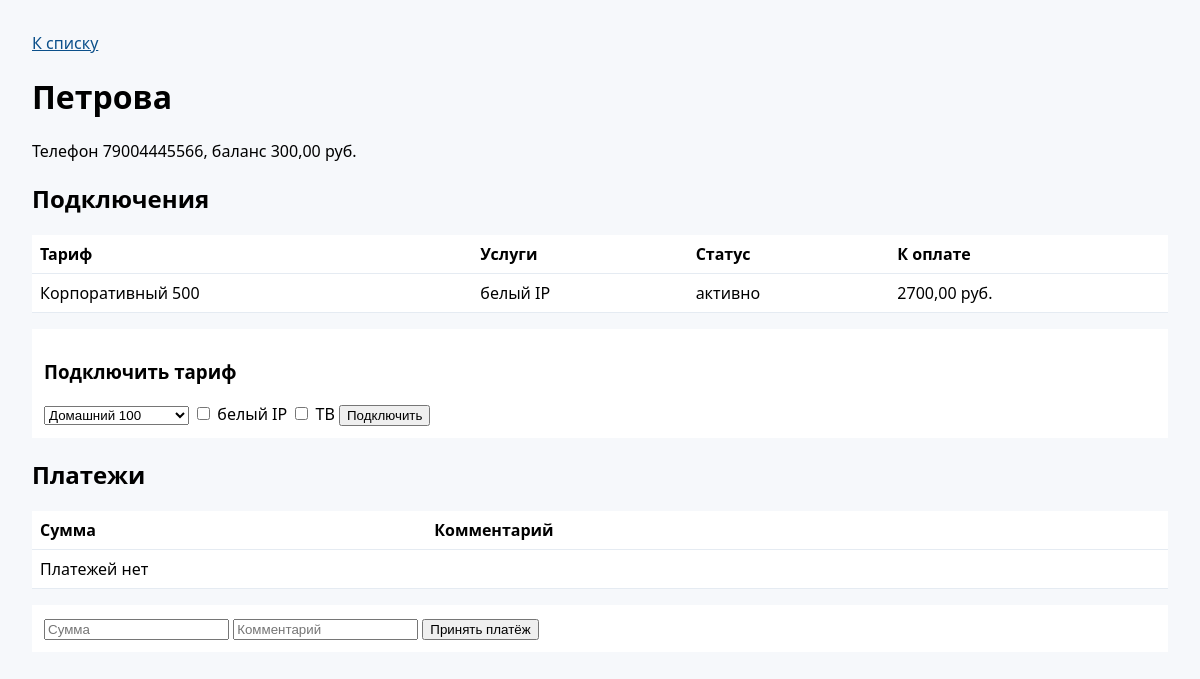
Page /clients/2/ on the committed database.
### billing/models.py (models this page shows, shortened)
class Client(models.Model):
    name = models.CharField("имя", max_length=120)
    phone = models.CharField("телефон", max_length=20)
    balance = models.DecimalField("баланс", max_digits=10, decimal_places=2, default=0)

class Connection(models.Model):
    STATUS = [("active", "активно"), ("suspended", "приостановлено"), ("disabled", "отключено")]
    client = models.ForeignKey(Client, on_delete=models.CASCADE, related_name="connections")
    tariff = models.ForeignKey(Tariff, on_delete=models.PROTECT, related_name="connections")
    services = models.ManyToManyField(Service, blank=True, related_name="connections")
    status = models.CharField("статус", max_length=20, choices=STATUS, default="active")
    started = models.DateField("дата подключения", auto_now_add=True)
    def monthly_total(self):
        extra = sum(service.price for service in self.services.all())
        if self.status != "active":
            return 0
        return self.tariff.price + extra

class Tariff(models.Model):
    name = models.CharField("название", max_length=120)
    speed = models.PositiveIntegerField("скорость, Мбит/с")
    price = models.DecimalField("цена", max_digits=10, decimal_places=2)

class Service(models.Model):
    name = models.CharField("услуга", max_length=120)
    price = models.DecimalField("цена", max_digits=10, decimal_places=2)

### billing/views.py (the view, shortened to what this page needs)
# urls.py: path("clients/<int:client_id>/", views.client_detail, name="client"),
def client_detail(request, client_id):
    client = get_object_or_404(Client, pk=client_id)
    return render(request, "billing/client.html", {
        "client": client,
        "tariffs": Tariff.objects.all(),
        "services": Service.objects.all(),
        "connections": client.connections.select_related("tariff").prefetch_related("services"),
        "payments": client.payments.order_by("-created"),
    })

### templates/billing/client.html (shortened to what this page needs)
<!DOCTYPE html>
<html lang="ru">
<head>
</head>
<body>
  <p><a href="{% url 'index' %}">К списку</a></p>
  <h1>{{ client.name }}</h1>
  <p>Телефон {{ client.phone }}, баланс {{ client.balance }} руб.</p>
  <h2>Подключения</h2>
  <table>
    <tr><th>Тариф</th><th>Услуги</th><th>Статус</th><th>К оплате</th></tr>
    {% for connection in connections %}
    <tr>
      <td>{{ connection.tariff.name }}</td>
      <td>{% for service in connection.services.all %}{{ service.name }} {% empty %}нет{% endfor %}</td>
      <td>{{ connection.get_status_display }}</td>
      <td>{{ connection.monthly_total }} руб.</td>
    </tr>
    {% empty %}
    <tr><td colspan="4">Подключений нет</td></tr>
    {% endfor %}
  </table>
  <form method="post">
    <h3>Подключить тариф</h3>
    <select name="tariff_id">{% for tariff in tariffs %}<option value="{{ tariff.id }}">{{ tariff.name }}</option>{% endfor %}</select>
    {% for service in services %}
    <label><input type="checkbox" name="services" value="{{ service.id }}"> {{ service.name }}</label>
    {% endfor %}
    <button>Подключить</button>
  </form>
  <h2>Платежи</h2>
  <table>
    <tr><th>Сумма</th><th>Комментарий</th></tr>
    {% for payment in payments %}
    <tr><td>{{ payment.amount }}</td><td>{{ payment.comment }}</td></tr>
    {% empty %}<tr><td colspan="2">Платежей нет</td></tr>{% endfor %}
  </table>
  <form method="post">
    <input name="amount" placeholder="Сумма" required>
    <input name="comment" placeholder="Комментарий">
    <button>Принять платёж</button>
  </form>
</body>
</html>

### templates/billing/client.html (style rules this page uses)
body { font-family: Segoe UI, sans-serif; margin: 32px; background: #f6f8fb; }
table { border-collapse: collapse; background: white; width: 100%; margin-bottom: 16px; }
th, td { border-bottom: 1px solid #e5ebf2; padding: 8px; text-align: left; }
form { background: white; padding: 12px; margin: 12px 0; }
a { color: #0b4f8a; }

### rows in the picture
Client: name "Петрова", phone "79004445566", balance "300,00"
Connection: tariff.name "Корпоративный 500", status "активно", monthly_total "2700,00"
Service: name "белый IP"
Service: name "ТВ"

### other values in the picture
form field tariff_id "Домашний 100"
